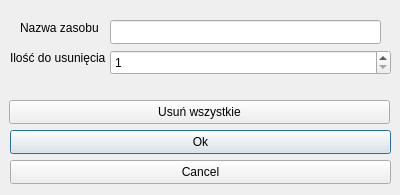
<?xml version="1.0" encoding="UTF-8"?>
<ui version="4.0">
 <class>RemoveResources</class>
 <widget class="QDialog" name="RemoveResources">
  <property name="geometry">
   <rect>
    <x>0</x>
    <y>0</y>
    <width>400</width>
    <height>195</height>
   </rect>
  </property>
  <property name="windowTitle">
   <string>Dialog</string>
  </property>
  <widget class="QLabel" name="resourcesNameLabel">
   <property name="geometry">
    <rect>
     <x>20</x>
     <y>20</y>
     <width>111</width>
     <height>16</height>
    </rect>
   </property>
   <property name="text">
    <string>Nazwa zasobu</string>
   </property>
  </widget>
  <widget class="QLabel" name="resourcesQuantityLabel">
   <property name="geometry">
    <rect>
     <x>10</x>
     <y>50</y>
     <width>111</width>
     <height>16</height>
    </rect>
   </property>
   <property name="text">
    <string>Ilość do usunięcia</string>
   </property>
  </widget>
  <widget class="QPushButton" name="okButton">
   <property name="geometry">
    <rect>
     <x>10</x>
     <y>130</y>
     <width>381</width>
     <height>24</height>
    </rect>
   </property>
   <property name="text">
    <string>Ok</string>
   </property>
  </widget>
  <widget class="QPushButton" name="cancelButton">
   <property name="geometry">
    <rect>
     <x>10</x>
     <y>160</y>
     <width>381</width>
     <height>24</height>
    </rect>
   </property>
   <property name="text">
    <string>Cancel</string>
   </property>
  </widget>
  <widget class="QLineEdit" name="resourcesNameLineEdit">
   <property name="geometry">
    <rect>
     <x>110</x>
     <y>20</y>
     <width>271</width>
     <height>24</height>
    </rect>
   </property>
  </widget>
  <widget class="QSpinBox" name="spinBox">
   <property name="geometry">
    <rect>
     <x>110</x>
     <y>50</y>
     <width>281</width>
     <height>25</height>
    </rect>
   </property>
   <property name="minimum">
    <number>1</number>
   </property>
  </widget>
  <widget class="QPushButton" name="removeAllButton">
   <property name="geometry">
    <rect>
     <x>9</x>
     <y>100</y>
     <width>381</width>
     <height>24</height>
    </rect>
   </property>
   <property name="text">
    <string>Usuń wszystkie</string>
   </property>
  </widget>
 </widget>
 <resources/>
 <connections/>
</ui>
